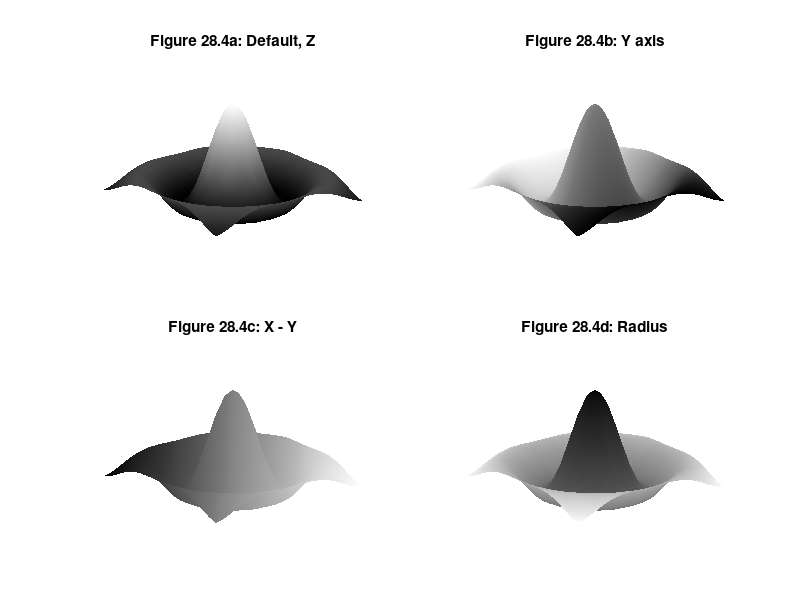

Write MATLAB code to recreate this figure.
x = -7.5:.5:7.5;           % data
[X Y] = meshgrid(x);       % create plaid data
R = sqrt(X.^2 + Y.^2)+eps; % create sombrero
Z = sin(R)./R;

subplot(2,2,1)
surf(X,Y,Z,Z)    % default color order
colormap(gray)
shading interp
axis tight off
title('Figure 28.4a: Default, Z')

subplot(2,2,2)
surf(X,Y,Z,Y)   % Y axis color order
shading interp
axis tight off
title('Figure 28.4b: Y axis')

subplot(2,2,3)
surf(X,Y,Z,X-Y) % diagonal color order
shading interp
axis tight off
title('Figure 28.4c: X - Y')

subplot(2,2,4)
surf(X,Y,Z,R)   % radius color order
shading interp
axis tight off
title('Figure 28.4d: Radius')
